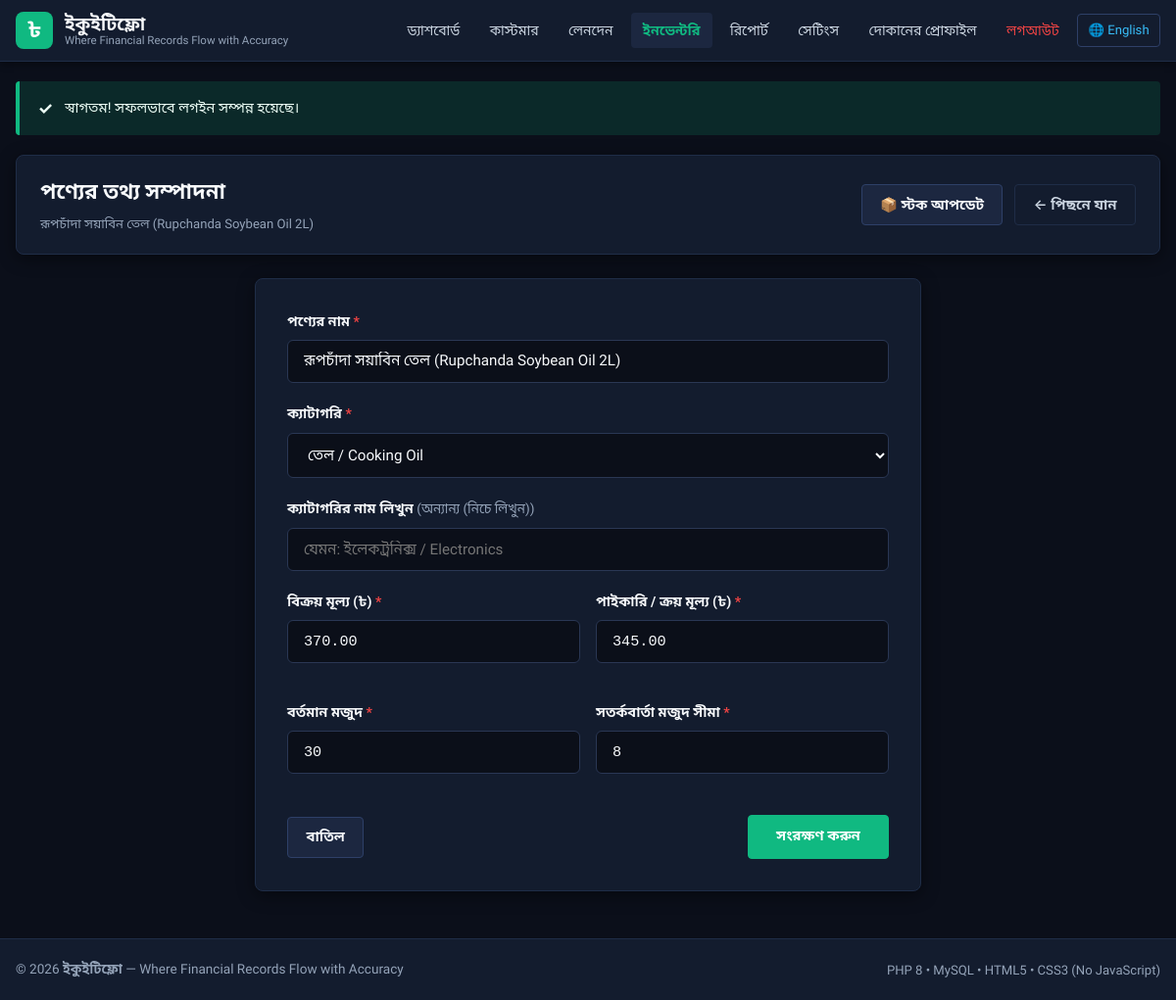
The page /index.php?page=inventory&action=edit&id=2 (signed in) on the database its author committed.
### tables this page shows
CREATE TABLE `products` (
    `prod_id` INT UNSIGNED AUTO_INCREMENT PRIMARY KEY,
    `user_id` INT UNSIGNED NOT NULL,
    `name` VARCHAR(150) NOT NULL,
    `category` VARCHAR(100) NOT NULL,
    `retail_price` DECIMAL(12,2) NOT NULL DEFAULT 0.00,
    `cost_price` DECIMAL(12,2) NOT NULL DEFAULT 0.00,
    `stock` DECIMAL(12,2) NOT NULL DEFAULT 0.00,
    `min_stock` DECIMAL(12,2) NOT NULL DEFAULT 5.00,
    `created_at` DATETIME NOT NULL DEFAULT CURRENT_TIMESTAMP,
    UNIQUE KEY `uq_user_product_name` (`user_id`, `name`),
    INDEX `idx_products_user_id` (`user_id`),
    INDEX `idx_products_category` (`category`),
    CONSTRAINT `fk_products_user`
        FOREIGN KEY (`user_id`) REFERENCES `users` (`user_id`)
        ON UPDATE CASCADE ON DELETE CASCADE
);

### config/lang.php (called while the page is built, shortened)
<?php
function get_current_lang(): string
{
    $lang = $_SESSION['lang'] ?? 'bn';
    return in_array($lang, ['bn', 'en'], true) ? $lang : 'bn';
}
function load_language_dict(string $langCode): array
{
    if (isset($GLOBALS['_lang_cache'][$langCode])) {
        return $GLOBALS['_lang_cache'][$langCode];
    }
    $filePath = __DIR__ . '/../lang/' . $langCode . '.php';
    if (file_exists($filePath)) {
        $dict = require $filePath;
        if (is_array($dict)) {
            return $dict;
        }
    }
    return [];
}
function t(string $key, array $replace = []): string
{
    $activeLang = get_current_lang();
    $activeDict = load_language_dict($activeLang);
    if (isset($activeDict[$key]) && is_string($activeDict[$key])) {
        $text = $activeDict[$key];
    }
    return $text;
}

### models/Product.php (called while the page is built, shortened)
<?php
class Product
{
    public static function computeStatus(float|int $stock, float|int $minStock): array
    {
        return [
            'key'         => 'status_in_stock',
            'badge_class' => 'badge-green',
        ];
    }
    public static function computeProfitMetrics(float $retailPrice, float $costPrice): array
    {
        $profit = round($retailPrice - $costPrice, 2);
        $isLoss = ($retailPrice < $costPrice);
        if ($retailPrice > 0.0) {
            $margin = round(($profit / $retailPrice) * 100.0, 2);
        } else {
            $margin = 0.0;
        }
        return [
            'profit_per_unit' => $profit,
            'margin_pct'      => $margin,
            'is_loss'         => $isLoss,
        ];
    }
    public static function findById(int $prodId, int $userId): array|false
    {
        $pdo  = Database::getConnection();
        $stmt = $pdo->prepare('SELECT * FROM products WHERE prod_id = :id AND user_id = :uid LIMIT 1');
        $stmt->execute([':id' => $prodId, ':uid' => $userId]);
        $row = $stmt->fetch();
        if ($row) {
            $row['status_info']    = self::computeStatus((int)$row['stock'], (int)$row['min_stock']);
            $row['profit_metrics'] = self::computeProfitMetrics((float)$row['retail_price'], (float)$row['cost_price']);
        }
        return $row;
    }
}

### views/products/edit.php (the view, shortened to what this page needs)
<div class="card" style="padding: 1.25rem 1.5rem; margin-bottom: 1.5rem;">
    <div class="d-flex flex-wrap justify-between align-center gap-1">
        <div>
            <h1 style="font-size: 1.35rem; font-weight: 700; margin: 0;">
                <?= e(t('product_edit_title')) ?>
            </h1>
            <p class="text-muted text-sm" style="margin-top: .25rem;">
                <?= e($product['name']) ?>
            </p>
        </div>
        <div class="d-flex gap-1">
            <a href="index.php?page=inventory&amp;action=stock&amp;id=<?= (int)$product['prod_id'] ?>" class="btn btn-secondary">
                📦 <?= e(t('btn_update_stock')) ?>
            </a>
            <a href="index.php?page=inventory" class="btn btn-ghost">
                &larr; <?= e(t('btn_back')) ?>
            </a>
        </div>
    </div>
</div>
<div class="card" style="max-width: 680px; margin: 0 auto; padding: 2rem;">
    <form method="POST" action="index.php?page=inventory&amp;action=edit&amp;id=<?= (int)$product['prod_id'] ?>" novalidate>
        <div class="form-group" style="margin-bottom: 1.25rem;">
            <label class="form-label" for="name" style="display: block; margin-bottom: 0.5rem; font-weight: 600;">
                <?= e(t('label_product_name')) ?> <span style="color: var(--accent-danger, #ef4444); font-weight: bold;">*</span>
            </label>
            <input type="text"
                   name="name"
                   id="name"
                   required
                   value="<?= e($product['name']) ?>"
                   class="form-control"
                   style="width: 100%; padding: 0.75rem 1rem; border-radius: 6px; background-color: var(--bg-base, #0b0f19); color: var(--text-primary, #f8fafc); border: 1px solid var(--border-color, #2a3754);">
        </div>
        <?php
            $isPredefined = in_array($product['category'], Product::PREDEFINED_CATEGORIES, true);
        ?>
        <div class="form-group" style="margin-bottom: 1.25rem;">
            <label class="form-label" for="category_select" style="display: block; margin-bottom: 0.5rem; font-weight: 600;">
                <?= e(t('label_category')) ?> <span style="color: var(--accent-danger, #ef4444); font-weight: bold;">*</span>
            </label>
            <select name="category"
                    id="category_select"
                    required
                    class="form-control"
                    style="width: 100%; padding: 0.75rem 1rem; border-radius: 6px; background-color: var(--bg-base, #0b0f19); color: var(--text-primary, #f8fafc); border: 1px solid var(--border-color, #2a3754);">
                <?php foreach (Product::PREDEFINED_CATEGORIES as $cat): ?>
                    <option value="<?= e($cat) ?>" <?= ($product['category'] === $cat) ? 'selected' : '' ?>>
                        <?= e($cat) ?>
                    </option>
                <?php endforeach; ?>
            </select>
        </div>
        <div class="form-group" id="other_category_box" style="margin-bottom: 1.25rem;">
            <label class="form-label" for="other_category" style="display: block; margin-bottom: 0.5rem; font-weight: 600;">
                <?= e(t('label_other_category')) ?> <span class="text-muted" style="font-size: 0.85rem; font-weight: normal;">(<?= e(t('category_other')) ?>)</span>
            </label>
            <input type="text"
                   name="other_category"
                   id="other_category"
                   value="<?= !$isPredefined ? e($product['category']) : '' ?>"
                   placeholder="<?= e(t('placeholder_other_cat')) ?>"
                   class="form-control"
                   style="width: 100%; padding: 0.75rem 1rem; border-radius: 6px; background-color: var(--bg-base, #0b0f19); color: var(--text-primary, #f8fafc); border: 1px solid var(--border-color, #2a3754);">
        </div>
        <div style="display: grid; grid-template-columns: 1fr 1fr; gap: 1rem; margin-bottom: 1.25rem;">
            <div class="form-group">
                <label class="form-label" for="retail_price" style="display: block; margin-bottom: 0.5rem; font-weight: 600;">
                    <?= e(t('label_retail_price')) ?> <span style="color: var(--accent-danger, #ef4444); font-weight: bold;">*</span>
                </label>
                <input type="number"
                       name="retail_price"
                       id="retail_price"
                       step="0.01"
                       min="0"
                       required
                       value="<?= e((string)$product['retail_price']) ?>"
                       class="form-control"
                       style="width: 100%; padding: 0.75rem 1rem; border-radius: 6px; background-color: var(--bg-base, #0b0f19); color: var(--text-primary, #f8fafc); border: 1px solid var(--border-color, #2a3754); font-family: ui-monospace, SFMono-Regular, monospace;">
            </div>
            <div class="form-group">
                <label class="form-label" for="cost_price" style="display: block; margin-bottom: 0.5rem; font-weight: 600;">
                    <?= e(t('label_cost_price')) ?> <span style="color: var(--accent-danger, #ef4444); font-weight: bold;">*</span>
                </label>
                <input type="number"
                       name="cost_price"
                       id="cost_price"
                       step="0.01"
                       min="0"
                       required
                       value="<?= e((string)$product['cost_price']) ?>"
                       class="form-control"
                       style="width: 100%; padding: 0.75rem 1rem; border-radius: 6px; background-color: var(--bg-base, #0b0f19); color: var(--text-primary, #f8fafc); border: 1px solid var(--border-color, #2a3754); font-family: ui-monospace, SFMono-Regular, monospace;">
            </div>
        </div>
        <div style="display: grid; grid-template-columns: 1fr 1fr; gap: 1rem; margin-bottom: 1.5rem;">
            <div class="form-group">
                <label class="form-label" for="stock" style="display: block; margin-bottom: 0.5rem; font-weight: 600;">
                    <?= e(t('label_stock')) ?> <span style="color: var(--accent-danger, #ef4444); font-weight: bold;">*</span>
                </label>
                <input type="number"
                       name="stock"
                       id="stock"
                       step="1"
                       min="0"
                       required
                       value="<?= (int)$product['stock'] ?>"
                       class="form-control"
                       style="width: 100%; padding: 0.75rem 1rem; border-radius: 6px; background-color: var(--bg-base, #0b0f19); color: var(--text-primary, #f8fafc); border: 1px solid var(--border-color, #2a3754); font-family: ui-monospace, SFMono-Regular, monospace;">
            </div>
            <div class="form-group">
                <label class="form-label" for="min_stock" style="display: block; margin-bottom: 0.5rem; font-weight: 600;">
                    <?= e(t('label_min_stock')) ?> <span style="color: var(--accent-danger, #ef4444); font-weight: bold;">*</span>
                </label>
                <input type="number"
                       name="min_stock"
                       id="min_stock"
                       step="1"
                       min="0"
                       required
                       value="<?= (int)$product['min_stock'] ?>"
                       class="form-control"
                       style="width: 100%; padding: 0.75rem 1rem; border-radius: 6px; background-color: var(--bg-base, #0b0f19); color: var(--text-primary, #f8fafc); border: 1px solid var(--border-color, #2a3754); font-family: ui-monospace, SFMono-Regular, monospace;">
            </div>
        </div>
        <div class="d-flex justify-between align-center" style="margin-top: 1.5rem;">
            <a href="index.php?page=inventory" class="btn btn-secondary">
                <?= e(t('btn_cancel')) ?>
            </a>
            <button type="submit" class="btn btn-primary" style="padding: 0.75rem 1.75rem;">
                <?= e(t('btn_save')) ?>
            </button>
        </div>
    </form>
</div>

### assets/css/style.css (style rules this page uses)
:root { --bg-page: #0b0f1a; --bg-surface: #131c2e; --bg-elevated: #1c2740; --bg-hover: #243354; --border-dim: #1f2d47; --border-mid: #2e4068; --border-focus: #38bdf8; --text-high: #f8fafc; --text-mid: #cbd5e1; --text-low: #94a3b8; --brand: #10b981; --brand-dark: #059669; --clr-green: #10b981; --clr-green-bg: rgba(16, 185, 129, 0.15); --clr-green-border: rgba(16, 185, 129, 0.40); --clr-amber: #f59e0b; --clr-amber-bg: rgba(245, 158, 11, 0.15); --clr-amber-border: rgba(245, 158, 11, 0.40); --clr-red: #ef4444; --clr-red-dark: #dc2626; --clr-red-bg: rgba(239, 68, 68, 0.15); --clr-red-border: rgba(239, 68, 68, 0.40); --clr-blue: #38bdf8; --clr-blue-bg: rgba(56, 189, 248, 0.15); --clr-blue-border: rgba(56, 189, 248, 0.40); --r-sm: 4px; --r-md: 8px; --r-lg: 12px; --r-pill: 999px; --shadow-card: 0 4px 18px rgba(0, 0, 0, 0.45); --shadow-pop: 0 10px 32px rgba(0, 0, 0, 0.65); --font-body: 'Hind Siliguri', 'SolaimanLipi', 'Noto Sans Bengali', -apple-system, BlinkMacSystemFont, 'Segoe UI', Roboto, Helvetica, Arial, sans-serif; --font-mono: ui-monospace, 'Cascadia Code', 'Fira Code', SFMono-Regular, Menlo, Consolas, monospace; }
*, *::before, *::after { box-sizing: border-box; margin: 0; padding: 0; }
html { font-size: 16px; scroll-behavior: smooth; max-width: 100%; overflow-x: hidden; }
body { background-color: var(--bg-page); color: var(--text-high); font-family: var(--font-body); font-size: 1rem; line-height: 1.6; min-height: 100vh; display: flex; flex-direction: column; max-width: 100%; overflow-x: hidden; }
.card { background: var(--bg-surface); border: 1px solid var(--border-dim); border-radius: var(--r-md); box-shadow: var(--shadow-card); margin-bottom: 1.5rem; }
.btn { display: inline-flex; align-items: center; justify-content: center; gap: 0.5rem; padding: 0.55rem 1.15rem; border-radius: var(--r-sm); font-family: inherit; font-size: 0.9rem; font-weight: 600; text-decoration: none; cursor: pointer; border: 1px solid transparent; transition: background 0.15s, border-color 0.15s, opacity 0.15s; white-space: nowrap; }
.btn-primary { background: var(--brand); color: #ffffff; border-color: var(--brand); }
.btn-secondary { background: var(--bg-elevated); color: var(--text-high); border-color: var(--border-mid); }
.btn-ghost { background: transparent; color: var(--text-mid); border-color: var(--border-dim); }
.form-group { margin-bottom: 1.15rem; }
.form-label { display: block; margin-bottom: 0.35rem; font-size: 0.88rem; font-weight: 600; color: var(--text-high); }
.form-control, input[type="text"], input[type="email"], input[type="password"], input[type="number"], input[type="date"], select, textarea { width: 100%; padding: 0.55rem 0.85rem; background: var(--bg-elevated); border: 1px solid var(--border-dim); border-radius: var(--r-sm); color: var(--text-high); font-family: inherit; font-size: 0.95rem; transition: border-color 0.15s, box-shadow 0.15s; }
.d-flex { display: flex; }
.flex-wrap { flex-wrap: wrap; }
.align-center { align-items: center; }
.justify-between { justify-content: space-between; }
.gap-1 { gap: 0.75rem; }
.text-muted { color: var(--text-low); }
.text-sm { font-size: 0.82rem; }

### rows shown on the page
products: name "রূপচাঁদা সয়াবিন তেল (Rupchanda Soybean Oil 2L)", retail_price "370.00", cost_price "345.00", stock "30", min_stock "8"

### other values the page prints
t('currency_symbol') "৳"
t('app_name') "ইকুইটিফ্লো"
t('app_tagline') "Where Financial Records Flow with Accuracy"
t('nav_dashboard') "ড্যাশবোর্ড"
t('nav_customers') "কাস্টমার"
t('nav_transactions') "লেনদেন"
t('nav_inventory') "ইনভেন্টরি"
t('nav_reports') "রিপোর্ট"
t('nav_settings') "সেটিংস"
t('profile') "দোকানের প্রোফাইল"
t('sign_out') "লগআউট"
t('toggle_language') "English"
$icon "✓"
$msg "স্বাগতম! সফলভাবে লগইন সম্পন্ন হয়েছে।"
t('product_edit_title') "পণ্যের তথ্য সম্পাদনা"
